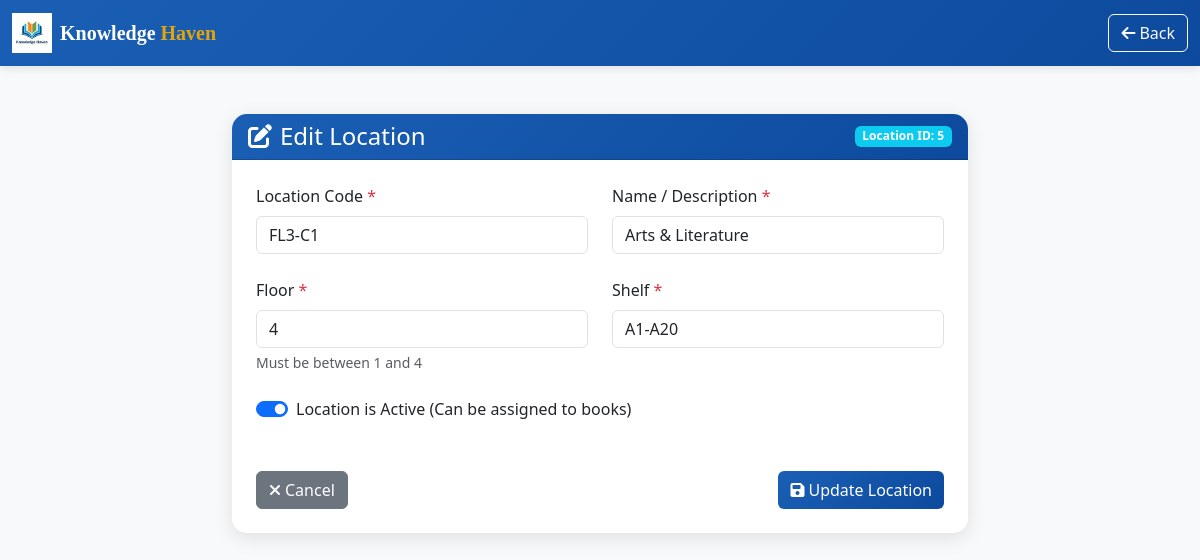
The app's page /admin/locations/edit.php?id=5 (signed in) with its own data.
### tables this page shows
CREATE TABLE `locations` (
  `location_id` int(11) NOT NULL,
  `location_code` varchar(20) NOT NULL,
  `name` varchar(100) NOT NULL,
  `floor` int(11) DEFAULT NULL CHECK (`floor` between 1 and 4),
  `shelf` varchar(20) DEFAULT NULL,
  `is_active` tinyint(1) DEFAULT 1,
  `created_at` timestamp NOT NULL DEFAULT current_timestamp(),
  `updated_at` timestamp NOT NULL DEFAULT current_timestamp() ON UPDATE current_timestamp()
);

### admin/locations/edit.php (the view, shortened to what this page needs)
<?php
include "../../config.php";
$location_id = intval($_GET['id']);
$query = "SELECT * FROM locations WHERE location_id = ?";
$stmt = mysqli_prepare($conn, $query);
mysqli_stmt_bind_param($stmt, "i", $location_id);
mysqli_stmt_execute($stmt);
$result = mysqli_stmt_get_result($stmt);
$location = mysqli_fetch_assoc($result);
?>
<!DOCTYPE html>
<html lang="en">
<head>
    <link href="https://cdn.jsdelivr.net/npm/bootstrap@5.3.0-alpha1/dist/css/bootstrap.min.css" rel="stylesheet">
    <link rel="stylesheet" href="https://cdnjs.cloudflare.com/ajax/libs/font-awesome/6.4.0/css/all.min.css">
</head>
<body>
    <nav class="navbar navbar-expand-lg navbar-dark navbar-custom">
        <div class="container-fluid">
            <a class="navbar-brand" href="../dashboard.php">
                <div class="d-flex align-items-center">
                    <img src="../../assets/images/logo-library.png" alt="Logo" width="40" height="40" class="me-2">
                    <span style="font-family: 'Playfair Display', serif; font-weight: 700;">
                        Knowledge <span style="color: #e5a50a;">Haven</span>
                    </span>
                </div>
            </a>
            <div>
                <a href="manage.php" class="btn btn-outline-light">
                    <i class="fas fa-arrow-left me-1"></i>Back
                </a>
            </div>
        </div>
    </nav>
    <div class="container py-5">
        <div class="row justify-content-center">
            <div class="col-lg-8">
                <div class="card">
                    <div class="card-header">
                        <div class="d-flex justify-content-between align-items-center">
                            <h4 class="mb-0">
                                <i class="fas fa-edit me-2"></i>Edit Location
                            </h4>
                            <span class="badge bg-info">Location ID: <?php echo $location_id; ?></span>
                        </div>
                    </div>
                    <div class="card-body p-4">
                        <form method="POST" action="">
                            <div class="row">
                                <div class="col-md-6 mb-4">
                                    <label for="location_code" class="form-label required">Location Code</label>
                                    <input type="text" class="form-control" id="location_code" name="location_code"
                                           value="<?php echo htmlspecialchars($location['location_code']); ?>" required>
                                </div>
                                <div class="col-md-6 mb-4">
                                    <label for="name" class="form-label required">Name / Description</label>
                                    <input type="text" class="form-control" id="name" name="name"
                                           value="<?php echo htmlspecialchars($location['name']); ?>" required>
                                </div>
                                <div class="col-md-6 mb-4">
                                    <label for="floor" class="form-label required">Floor</label>
                                    <input type="number" class="form-control" id="floor" name="floor"
                                           min="1" max="4" required value="<?php echo htmlspecialchars($location['floor']); ?>">
                                    <div class="form-text">Must be between 1 and 4</div>
                                </div>
                                <div class="col-md-6 mb-4">
                                    <label for="shelf" class="form-label required">Shelf</label>
                                    <input type="text" class="form-control" id="shelf" name="shelf"
                                           value="<?php echo htmlspecialchars($location['shelf']); ?>" required>
                                </div>
                                <div class="col-12 mb-4">
                                    <div class="form-check form-switch">
                                        <input class="form-check-input" type="checkbox" role="switch" id="is_active" name="is_active"
                                               <?php echo $location['is_active'] ? 'checked' : ''; ?>>
                                        <label class="form-check-label" for="is_active">Location is Active (Can be assigned to books)</label>
                                    </div>
                                </div>
                            </div>
                            <div class="d-flex justify-content-between mt-4">
                                <a href="manage.php" class="btn btn-secondary">
                                    <i class="fas fa-times me-1"></i>Cancel
                                </a>
                                <button type="submit" class="btn btn-primary">
                                    <i class="fas fa-save me-1"></i>Update Location
                                </button>
                            </div>
                        </form>
                    </div>
                </div>
            </div>
        </div>
    </div>
</body>
</html>

### admin/locations/edit.php (style rules this page uses)
:root { --primary-color: #1a5fb4; --secondary-color: #26a269; }
body { background-color: #f8f9fa; }
.navbar-custom { background: linear-gradient(135deg, var(--primary-color) 0%, #0d4a9e 100%); box-shadow: 0 2px 10px rgba(0,0,0,0.1); }
.card { border: none; border-radius: 15px; box-shadow: 0 5px 20px rgba(0,0,0,0.1); }
.card-header { background: linear-gradient(135deg, var(--primary-color) 0%, #0d4a9e 100%); color: white; border-radius: 15px 15px 0 0 !important; }
.btn-primary { background: linear-gradient(135deg, var(--primary-color) 0%, #0d4a9e 100%); border: none; }
.required::after { content: " *"; color: #dc3545; }

### records on screen
locations: location_code "FL3-C1", name "Arts & Literature", floor "4", shelf "A1-A20", is_active "☑"

### other values on screen
$location_id "5"
